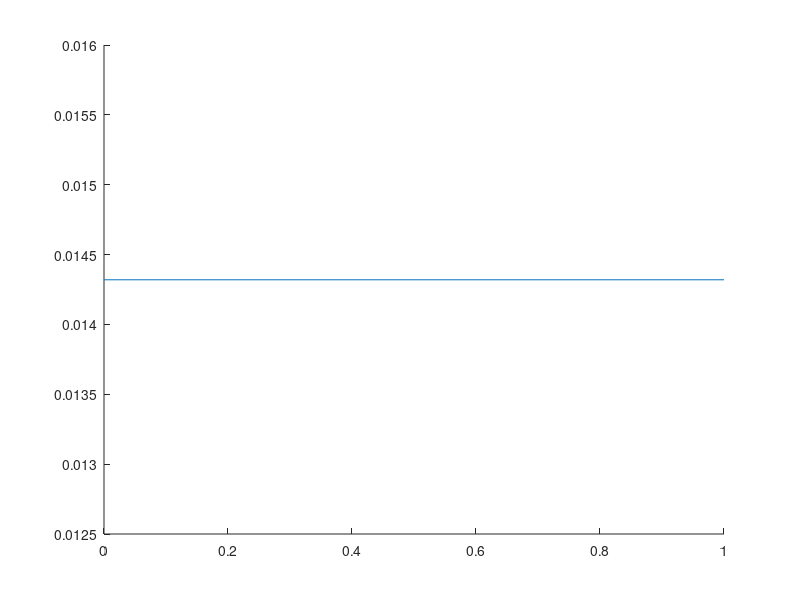

Source code (MATLAB): (Note: this script raises an error after producing the figure.)
%no pendulum
maximumBlock = 0.014319557807725;

figure('pos',[10,10,900,600]); hold on;
h1 = plot([0,1],[maximumBlock,maximumBlock]);

%Mu5
load('mu5/mu_5.mat')
h2 = plot(paramVec,maxBlock,'r');

%Mu10
load('mu_10/mu_10.mat')
h3 =plot(paramVec,maxBlock,'b');

%Mu20
load('mu_20/mu_20.mat')
h4 = plot(paramVec,maxBlock,'g');

%Mu30
load('mu_30/mu_30.mat')
h5 = plot(paramVec,maxBlock,'k');

%Mu40
load('mu_40/mu_40.mat')
h6 = plot(paramVec,maxBlock,'m');

axis([0.2,1,0.014,0.017]);
% 
legend([h1;h2;h3;h4;h5;h6],{'no pendulum','mu =5','mu =10','mu = 20','mu=30','mu =40'});

xlabel('Pendulum Length, l','Interpreter','latex');
ylabel('Maximum block angle in periodic motion');


